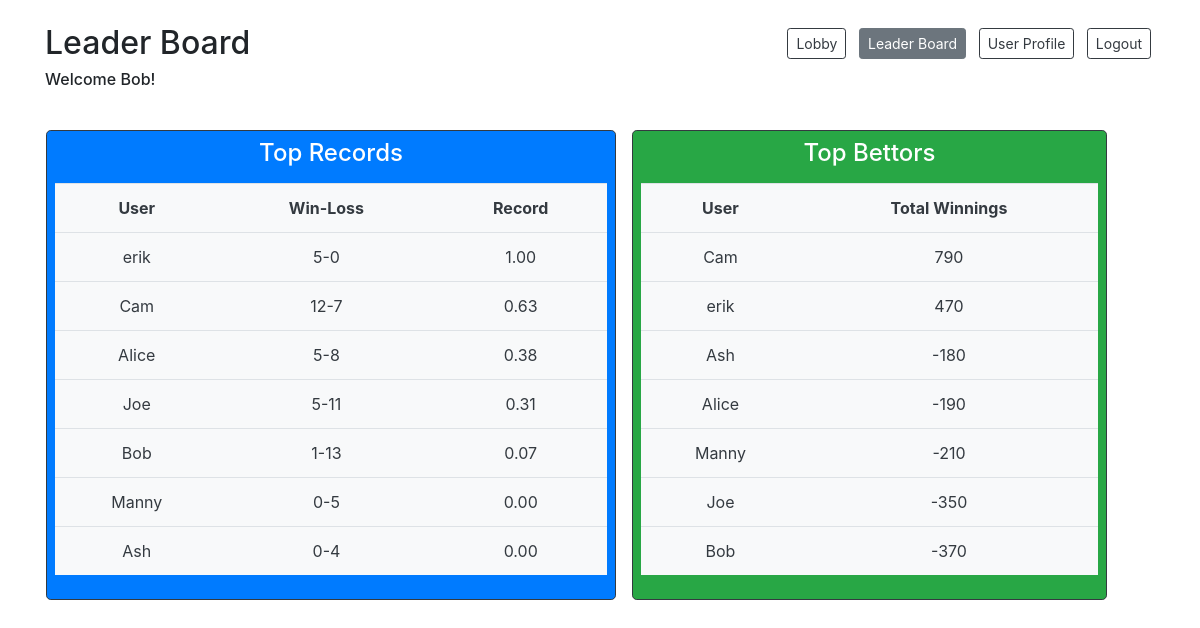
Page /leaderboard (signed in) on the committed database.
### models.py (models this page shows)
class User(db.Model):
    __tablename__ = "users"
    id = db.Column(db.Integer, primary_key=True)
    user_name = db.Column(db.String(255))
    email = db.Column(db.String(255))
    password = db.Column(db.String(255))
    balance = db.Column(db.Integer)
    photo = db.Column(db.BLOB)
    current_game_id = db.Column(db.Integer, db.ForeignKey("games.id"),
                                nullable=True)  # is null if not currently in a game
    current_game = db.relationship("Game", foreign_keys=[current_game_id], backref="game_users")
    created_at = db.Column(db.DateTime, server_default=func.now())
    updated_at = db.Column(db.DateTime, server_default=func.now(), onupdate=func.now())

### controller.py (the view)
def leaderboard():
    if 'user_id' in session:
        user = getUser(session['user_id'])
    records = getTopWinLossRecords(10)
    bettors = getTopBettors(10)
    return render_template('leaderboard.html', user=user, records=records, bettors=bettors,
                           starting_balance=starting_balance)

### utilities.py (called while the page is built)
def getUser(user_id):
    user = User.query.get(user_id)
    return user

def getTopWinLossRecords(num_of_players):
    results = Player.query.join(User).with_entities( \
        User.user_name.label('user_name'), \
        func.count(Player.result).filter(Player.result == 2).label('wins'), \
        func.count(Player.result).filter(Player.result == 3).label('losses') \
        ).filter(or_(Player.result == 2, Player.result == 3)).group_by(User.user_name) \
        .order_by((1.0 * func.count(Player.result).filter(Player.result == 2) / \
                   (func.count(Player.result).filter(Player.result == 3) +
                    func.count(Player.result).filter(Player.result == 2))).desc()
                  ).limit(10).all()
    records = []
    for result in results:
        entry = {'user_name': result.user_name,
                 'wins': result.wins,
                 'losses': result.losses}
        records.append(entry)
    return records

def getTopBettors(num_of_players):
    topBettors = User.query.order_by(User.balance.desc()).limit(10)
    return topBettors

### templates/leaderboard.html (shortened to what this page needs)
<!DOCTYPE html>
<html lang="en">
<head>
    <link href="https://stackpath.bootstrapcdn.com/bootstrap/4.4.1/css/bootstrap.min.css" rel="stylesheet">
    <script src="https://cdnjs.cloudflare.com/ajax/libs/socket.io/1.7.3/socket.io.min.js"></script></head>
</head>
<body>
    <div class="container bg-white">
        <div class="row justify-content-between mt-4 mb-2">
            <div class="col-auto">
                <h2>Leader Board</h2>
                {% if user %}
                <h6>Welcome {{user.user_name}}!</h6>
                {% endif %}
            </div>
            <div class="col-auto">
                <a href="/lobby" class="col-auto btn btn-outline-dark btn-sm mx-1 mt-1 mb-3">Lobby</a>
                <a href="#" class="inactive col-auto btn btn-secondary btn-sm mx-1 mt-1 mb-3">Leader Board</a>
                <a href="/user-profile" class="col-auto btn btn-outline-dark btn-sm mx-1 mt-1 mb-3">User Profile</a>
                <a href="/logout-action" class="col-auto btn btn-outline-dark btn-sm mx-1 mt-1 mb-3">Logout</a>
            </div>
        </div>
        <div class="row pt-4">
            <div class="col-6 bg-primary text-white border border-dark rounded-lg p-2 mx-3">
                <h4 class="pb-2 text-center">Top Records</h4>
                {% if records %}
                    <table class="bg-light table table-fixed text-dark text-center table-hover">
                        <tr scope="row">
                            <th>User</th>
                            <th>Win-Loss</th>
                            <th>Record</th>
                        </tr>
                    {% for record in records %}
                        <tr scope="row">
                            <td>{{record.user_name}}</td>
                            <td>{{record.wins}}-{{record.losses}}</td>
                            <td>{%if record.wins or record.losses %}{{'%0.2f'| format(record.wins/(record.wins+record.losses))}}{%endif%}</td>
                        </tr>
                    {% endfor %}
                    </table>
                {% else %}
                    <h6>No games</h6>
                {% endif %}
            </div>
            <div class="col-5 bg-success text-white border border-dark rounded-lg p-2">
                <h4 class="pb-2 text-center">Top Bettors</h4>
                {% if bettors %}
                    <table class="bg-light table table-fixed text-dark text-center table-hover">
                        <tr scope="row">
                            <th>User</th>
                            <th>Total Winnings</th>
                        </tr>
                    {% for bettor in bettors %}
                        <tr scope="row">
                            <td>{{bettor.user_name}}</td>
                            <td>{{bettor.balance - starting_balance}}</td>
                        </tr>
                    {% endfor %}
                    </table>
                {% else %}
                    <h6>No bettors</h6>
                {% endif %}
            </div>
        </div>
    </div>
</body>
</html>

### rows in the picture
User: user_name "Bob", bettor.balance-starting_balance "-370"
User: user_name "Manny", wins "0", losses "5", wins "0.00", bettor.balance-starting_balance "-210"
User: user_name "Cam", bettor.balance-starting_balance "790"
User: user_name "erik", bettor.balance-starting_balance "470"
User: user_name "Ash", bettor.balance-starting_balance "-180"
User: user_name "Alice", bettor.balance-starting_balance "-190"
User: user_name "Joe", bettor.balance-starting_balance "-350"

### other values in the picture
{{ record.user_name }} "erik" "Cam" "Alice" "Joe" "Bob" "Ash"
{{ record.wins }} "5" "12" "5" "5" "1" "0"
{{ record.losses }} "0" "7" "8" "11" "13" "4"
{{ '%0.2f'| format(record.wins/(record.wins+record.losses)) }} "1.00" "0.63" "0.38" "0.31" "0.07" "0.00"
